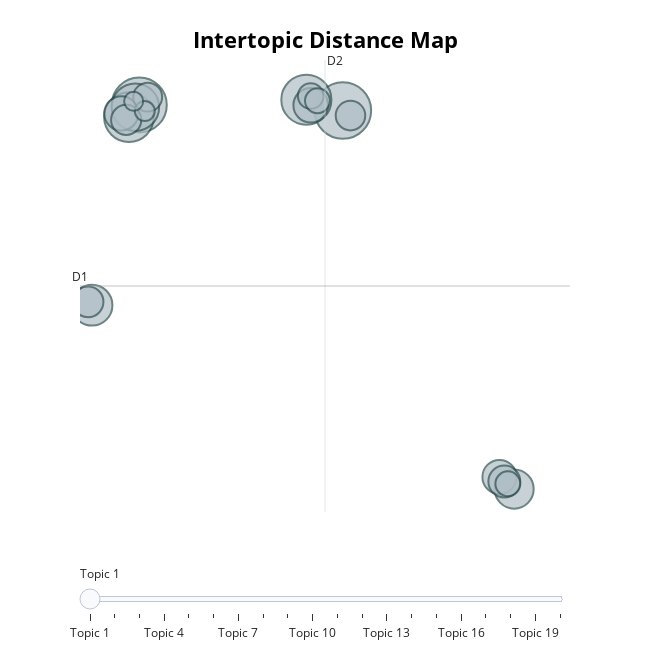
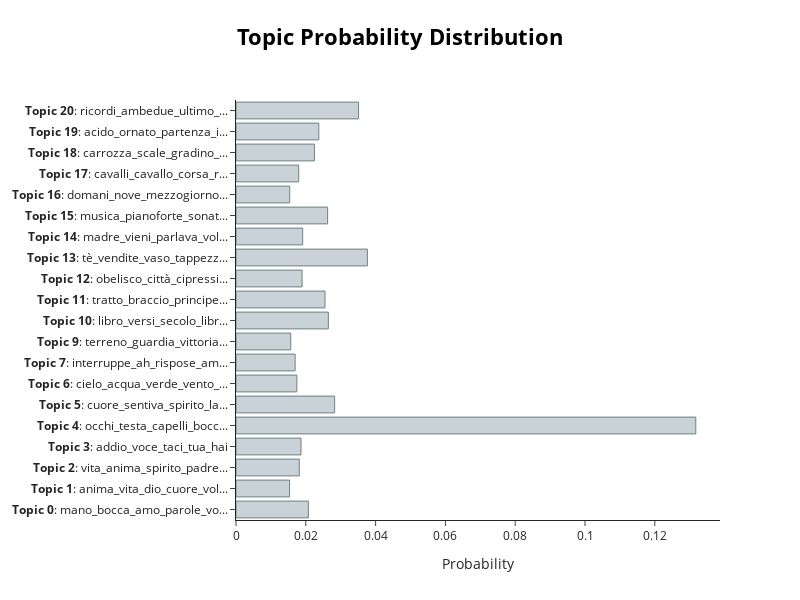
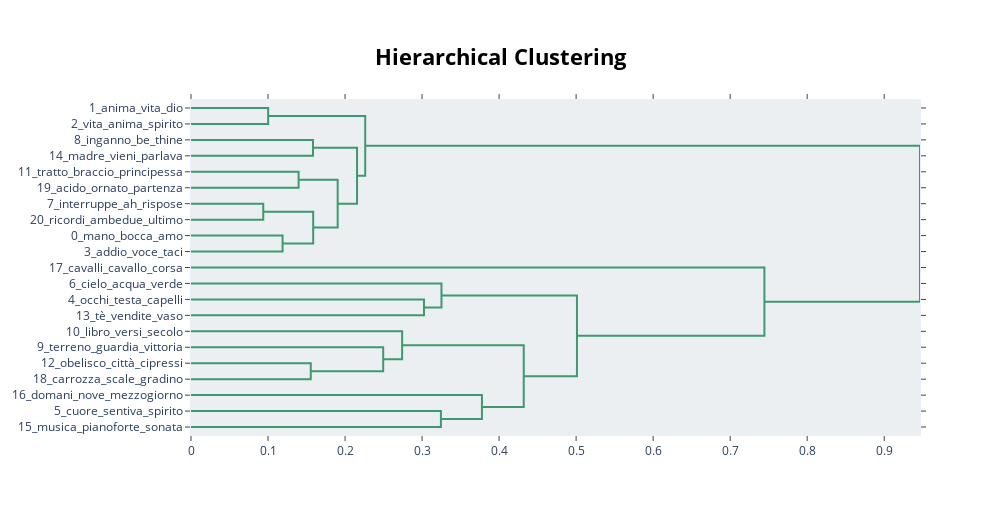
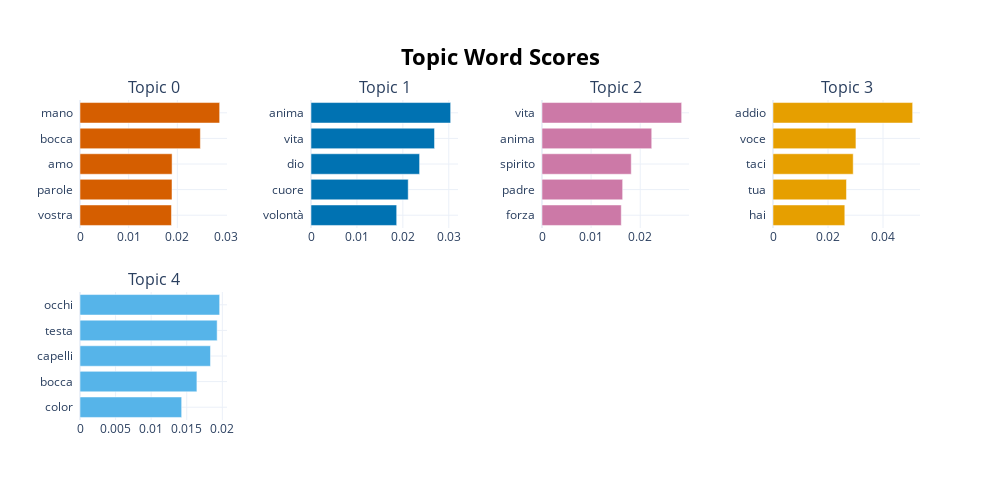

Notebook code for these charts, in order:
### Code cell
fig1 = topic_model.visualize_topics()
fig2 = topic_model.visualize_distribution(probs[200], min_probability=0.015)
fig3 = topic_model.visualize_hierarchy(top_n_topics=50)
fig4 = topic_model.visualize_barchart(top_n_topics=5)
fig5 = topic_model.visualize_heatmap(n_clusters=15, width=1000, height=1000)
fig6 = topic_model.visualize_term_rank()

fig1.show()
fig2.show()
fig3.show()
fig4.show()
fig5.show()
fig6.show()

### Figure 1 — Plotly figure (JSON) as saved in the notebook; plotly's stock layout.template omitted (floating-point values rounded to 4 significant figures)
{"data": [{"customdata": [[1, "anima | vita | dio | cuore | volontà", 88], [2, "vita | anima | spirito | padre | forza", 83], [3, "addio | voce | taci | tua | hai", 69], [4, "occhi | testa | capelli | bocca | color", 68], [5, "cuore | sentiva | spirito | lacrime | passione", 62], [6, "cielo | acqua | verde | vento | alberi", 46], [7, "interruppe | ah | rispose | amici | baronessa", 42], [8, "inganno | be | thine | settembre | potessi", 33], [9, "terreno | guardia | vittoria | barone | botta", 32], [10, "libro | versi | secolo | libri | corte", 32], [11, "tratto | braccio | principessa | occhi | ricordava", 28], [12, "obelisco | città | cipressi | luce | giù", 26], [13, "tè | vendite | vaso | tappezzerie | vendita", 25], [14, "madre | vieni | parlava | voleva | mamma", 24], [15, "musica | pianoforte | sonata | do | esprimeva", 23], [16, "domani | nove | mezzogiorno | signor | medico", 18], [17, "cavalli | cavallo | corsa | rasente | scalpitavano", 17], [18, "carrozza | scale | gradino | giardino | entrò", 17], [19, "acido | ornato | partenza | istinto | artefice", 11], [20, "ricordi | ambedue | ultimo | tempo | guardate", 10]], "hovertemplate": "<b>Topic %{customdata[0]}</b><br>Words: %{customdata[1]}<br>Size: %{customdata[2]}", "legendgroup": "", "marker": {"color": "#B0BEC5", "line": {"color": "DarkSlateGrey", "width": 2}, "size": [88, 83, 69, 68, 62, 46, 42, 33, 32, 32, 28, 26, 25, 24, 23, 18, 17, 17, 11, 10], "sizemode": "area", "sizeref": 0.055, "symbol": "circle"}, "mode": "markers", "name": "", "orientation": "v", "showlegend": false, "type": "scatter", "x": [10.05, -0.1263, 8.227, -0.6439, -0.3229, -2.493, 18.62, 8.445, 17.88, -1.023, 18.12, -2.688, -0.7821, 10.43, 0.2935, 8.443, 18.3, 8.781, 0.1485, -0.4087], "xaxis": "x", "y": [15.01, 15.38, 15.73, 14.57, 15.23, 2.073, -10.15, 15.36, -9.347, 14.82, -9.653, 2.29, 14.39, 14.67, 15.9, 15.97, -9.802, 15.66, 14.97, 15.63], "yaxis": "y"}], "layout": {"annotations": [{"showarrow": false, "text": "D1", "x": -3.091, "y": 3.345, "yshift": 10}, {"showarrow": false, "text": "D2", "x": 9.158, "xshift": 10, "y": 18.37}], "height": 650, "hoverlabel": {"bgcolor": "white", "font": {"family": "Rockwell", "size": 16}}, "legend": {"itemsizing": "constant", "tracegroupgap": 0}, "margin": {"t": 60}, "shapes": [{"line": {"color": "#CFD8DC", "width": 2}, "type": "line", "x0": 9.158, "x1": 9.158, "y0": -11.68, "y1": 18.37}, {"line": {"color": "#9E9E9E", "width": 2}, "type": "line", "x0": -3.091, "x1": 21.41, "y0": 3.345, "y1": 3.345}], "sliders": [{"active": 0, "pad": {"t": 50}, "steps": [{"args": [{"marker.color": [["red", "#B0BEC5", "#B0BEC5", "#B0BEC5", "#B0BEC5", "#B0BEC5", "#B0BEC5", "#B0BEC5", "#B0BEC5", "#B0BEC5", "#B0BEC5", "#B0BEC5", "#B0BEC5", "#B0BEC5", "#B0BEC5", "#B0BEC5", "#B0BEC5", "#B0BEC5", "#B0BEC5", "#B0BEC5"]]}], "label": "Topic 1", "method": "update"}, {"args": [{"marker.color": [["#B0BEC5", "red", "#B0BEC5", "#B0BEC5", "#B0BEC5", "#B0BEC5", "#B0BEC5", "#B0BEC5", "#B0BEC5", "#B0BEC5", "#B0BEC5", "#B0BEC5", "#B0BEC5", "#B0BEC5", "#B0BEC5", "#B0BEC5", "#B0BEC5", "#B0BEC5", "#B0BEC5", "#B0BEC5"]]}], "label": "Topic 2", "method": "update"}, {"args": [{"marker.color": [["#B0BEC5", "#B0BEC5", "red", "#B0BEC5", "#B0BEC5", "#B0BEC5", "#B0BEC5", "#B0BEC5", "#B0BEC5", "#B0BEC5", "#B0BEC5", "#B0BEC5", "#B0BEC5", "#B0BEC5", "#B0BEC5", "#B0BEC5", "#B0BEC5", "#B0BEC5", "#B0BEC5", "#B0BEC5"]]}], "label": "Topic 3", "method": "update"}, {"args": [{"marker.color": [["#B0BEC5", "#B0BEC5", "#B0BEC5", "red", "#B0BEC5", "#B0BEC5", "#B0BEC5", "#B0BEC5", "#B0BEC5", "#B0BEC5", "#B0BEC5", "#B0BEC5", "#B0BEC5", "#B0BEC5", "#B0BEC5", "#B0BEC5", "#B0BEC5", "#B0BEC5", "#B0BEC5", "#B0BEC5"]]}], "label": "Topic 4", "method": "update"}, {"args": [{"marker.color": [["#B0BEC5", "#B0BEC5", "#B0BEC5", "#B0BEC5", "red", "#B0BEC5", "#B0BEC5", "#B0BEC5", "#B0BEC5", "#B0BEC5", "#B0BEC5", "#B0BEC5", "#B0BEC5", "#B0BEC5", "#B0BEC5", "#B0BEC5", "#B0BEC5", "#B0BEC5", "#B0BEC5", "#B0BEC5"]]}], "label": "Topic 5", "method": "update"}, {"args": [{"marker.color": [["#B0BEC5", "#B0BEC5", "#B0BEC5", "#B0BEC5", "#B0BEC5", "red", "#B0BEC5", "#B0BEC5", "#B0BEC5", "#B0BEC5", "#B0BEC5", "#B0BEC5", "#B0BEC5", "#B0BEC5", "#B0BEC5", "#B0BEC5", "#B0BEC5", "#B0BEC5", "#B0BEC5", "#B0BEC5"]]}], "label": "Topic 6", "method": "update"}, {"args": [{"marker.color": [["#B0BEC5", "#B0BEC5", "#B0BEC5", "#B0BEC5", "#B0BEC5", "#B0BEC5", "red", "#B0BEC5", "#B0BEC5", "#B0BEC5", "#B0BEC5", "#B0BEC5", "#B0BEC5", "#B0BEC5", "#B0BEC5", "#B0BEC5", "#B0BEC5", "#B0BEC5", "#B0BEC5", "#B0BEC5"]]}], "label": "Topic 7", "method": "update"}, {"args": [{"marker.color": [["#B0BEC5", "#B0BEC5", "#B0BEC5", "#B0BEC5", "#B0BEC5", "#B0BEC5", "#B0BEC5", "red", "#B0BEC5", "#B0BEC5", "#B0BEC5", "#B0BEC5", "#B0BEC5", "#B0BEC5", "#B0BEC5", "#B0BEC5", "#B0BEC5", "#B0BEC5", "#B0BEC5", "#B0BEC5"]]}], "label": "Topic 8", "method": "update"}, {"args": [{"marker.color": [["#B0BEC5", "#B0BEC5", "#B0BEC5", "#B0BEC5", "#B0BEC5", "#B0BEC5", "#B0BEC5", "#B0BEC5", "red", "#B0BEC5", "#B0BEC5", "#B0BEC5", "#B0BEC5", "#B0BEC5", "#B0BEC5", "#B0BEC5", "#B0BEC5", "#B0BEC5", "#B0BEC5", "#B0BEC5"]]}], "label": "Topic 9", "method": "update"}, {"args": [{"marker.color": [["#B0BEC5", "#B0BEC5", "#B0BEC5", "#B0BEC5", "#B0BEC5", "#B0BEC5", "#B0BEC5", "#B0BEC5", "#B0BEC5", "red", "#B0BEC5", "#B0BEC5", "#B0BEC5", "#B0BEC5", "#B0BEC5", "#B0BEC5", "#B0BEC5", "#B0BEC5", "#B0BEC5", "#B0BEC5"]]}], "label": "Topic 10", "method": "update"}, {"args": [{"marker.color": [["#B0BEC5", "#B0BEC5", "#B0BEC5", "#B0BEC5", "#B0BEC5", "#B0BEC5", "#B0BEC5", "#B0BEC5", "#B0BEC5", "#B0BEC5", "red", "#B0BEC5", "#B0BEC5", "#B0BEC5", "#B0BEC5", "#B0BEC5", "#B0BEC5", "#B0BEC5", "#B0BEC5", "#B0BEC5"]]}], "label": "Topic 11", "method": "update"}, {"args": [{"marker.color": [["#B0BEC5", "#B0BEC5", "#B0BEC5", "#B0BEC5", "#B0BEC5", "#B0BEC5", "#B0BEC5", "#B0BEC5", "#B0BEC5", "#B0BEC5", "#B0BEC5", "red", "#B0BEC5", "#B0BEC5", "#B0BEC5", "#B0BEC5", "#B0BEC5", "#B0BEC5", "#B0BEC5", "#B0BEC5"]]}], "label": "Topic 12", "method": "update"}, {"args": [{"marker.color": [["#B0BEC5", "#B0BEC5", "#B0BEC5", "#B0BEC5", "#B0BEC5", "#B0BEC5", "#B0BEC5", "#B0BEC5", "#B0BEC5", "#B0BEC5", "#B0BEC5", "#B0BEC5", "red", "#B0BEC5", "#B0BEC5", "#B0BEC5", "#B0BEC5", "#B0BEC5", "#B0BEC5", "#B0BEC5"]]}], "label": "Topic 13", "method": "update"}, {"args": [{"marker.color": [["#B0BEC5", "#B0BEC5", "#B0BEC5", "#B0BEC5", "#B0BEC5", "#B0BEC5", "#B0BEC5", "#B0BEC5", "#B0BEC5", "#B0BEC5", "#B0BEC5", "#B0BEC5", "#B0BEC5", "red", "#B0BEC5", "#B0BEC5", "#B0BEC5", "#B0BEC5", "#B0BEC5", "#B0BEC5"]]}], "label": "Topic 14", "method": "update"}, {"args": [{"marker.color": [["#B0BEC5", "#B0BEC5", "#B0BEC5", "#B0BEC5", "#B0BEC5", "#B0BEC5", "#B0BEC5", "#B0BEC5", "#B0BEC5", "#B0BEC5", "#B0BEC5", "#B0BEC5", "#B0BEC5", "#B0BEC5", "red", "#B0BEC5", "#B0BEC5", "#B0BEC5", "#B0BEC5", "#B0BEC5"]]}], "label": "Topic 15", "method": "update"}, {"args": [{"marker.color": [["#B0BEC5", "#B0BEC5", "#B0BEC5", "#B0BEC5", "#B0BEC5", "#B0BEC5", "#B0BEC5", "#B0BEC5", "#B0BEC5", "#B0BEC5", "#B0BEC5", "#B0BEC5", "#B0BEC5", "#B0BEC5", "#B0BEC5", "red", "#B0BEC5", "#B0BEC5", "#B0BEC5", "#B0BEC5"]]}], "label": "Topic 16", "method": "update"}, {"args": [{"marker.color": [["#B0BEC5", "#B0BEC5", "#B0BEC5", "#B0BEC5", "#B0BEC5", "#B0BEC5", "#B0BEC5", "#B0BEC5", "#B0BEC5", "#B0BEC5", "#B0BEC5", "#B0BEC5", "#B0BEC5", "#B0BEC5", "#B0BEC5", "#B0BEC5", "red", "#B0BEC5", "#B0BEC5", "#B0BEC5"]]}], "label": "Topic 17", "method": "update"}, {"args": [{"marker.color": [["#B0BEC5", "#B0BEC5", "#B0BEC5", "#B0BEC5", "#B0BEC5", "#B0BEC5", "#B0BEC5", "#B0BEC5", "#B0BEC5", "#B0BEC5", "#B0BEC5", "#B0BEC5", "#B0BEC5", "#B0BEC5", "#B0BEC5", "#B0BEC5", "#B0BEC5", "red", "#B0BEC5", "#B0BEC5"]]}], "label": "Topic 18", "method": "update"}, {"args": [{"marker.color": [["#B0BEC5", "#B0BEC5", "#B0BEC5", "#B0BEC5", "#B0BEC5", "#B0BEC5", "#B0BEC5", "#B0BEC5", "#B0BEC5", "#B0BEC5", "#B0BEC5", "#B0BEC5", "#B0BEC5", "#B0BEC5", "#B0BEC5", "#B0BEC5", "#B0BEC5", "#B0BEC5", "red", "#B0BEC5"]]}], "label": "Topic 19", "method": "update"}, {"args": [{"marker.color": [["#B0BEC5", "#B0BEC5", "#B0BEC5", "#B0BEC5", "#B0BEC5", "#B0BEC5", "#B0BEC5", "#B0BEC5", "#B0BEC5", "#B0BEC5", "#B0BEC5", "#B0BEC5", "#B0BEC5", "#B0BEC5", "#B0BEC5", "#B0BEC5", "#B0BEC5", "#B0BEC5", "#B0BEC5", "red"]]}], "label": "Topic 20", "method": "update"}]}], "title": {"font": {"color": "Black", "size": 22}, "text": "<b>Intertopic Distance Map", "x": 0.5, "xanchor": "center", "y": 0.95, "yanchor": "top"}, "width": 650, "xaxis": {"anchor": "y", "domain": [0, 1], "range": [-3.091, 21.41], "title": {"text": ""}, "visible": false}, "yaxis": {"anchor": "x", "domain": [0, 1], "range": [-11.68, 18.37], "title": {"text": ""}, "visible": false}}}

### Figure 2 — Plotly figure (JSON) as saved in the notebook; plotly's stock layout.template omitted (floating-point values rounded to 4 significant figures)
{"data": [{"marker": {"color": "#C8D2D7", "line": {"color": "#6E8484", "width": 1}}, "orientation": "h", "type": "bar", "x": [0.02073, 0.01535, 0.01813, 0.01862, 0.1317, 0.02825, 0.01745, 0.01695, 0.01569, 0.02646, 0.0255, 0.01894, 0.03765, 0.0191, 0.02625, 0.01539, 0.01797, 0.02248, 0.02372, 0.03511], "y": ["<b>Topic 0</b>: mano_bocca_amo_parole_vo...", "<b>Topic 1</b>: anima_vita_dio_cuore_vol...", "<b>Topic 2</b>: vita_anima_spirito_padre...", "<b>Topic 3</b>: addio_voce_taci_tua_hai", "<b>Topic 4</b>: occhi_testa_capelli_bocc...", "<b>Topic 5</b>: cuore_sentiva_spirito_la...", "<b>Topic 6</b>: cielo_acqua_verde_vento_...", "<b>Topic 7</b>: interruppe_ah_rispose_am...", "<b>Topic 9</b>: terreno_guardia_vittoria...", "<b>Topic 10</b>: libro_versi_secolo_libr...", "<b>Topic 11</b>: tratto_braccio_principe...", "<b>Topic 12</b>: obelisco_città_cipressi...", "<b>Topic 13</b>: tè_vendite_vaso_tappezz...", "<b>Topic 14</b>: madre_vieni_parlava_vol...", "<b>Topic 15</b>: musica_pianoforte_sonat...", "<b>Topic 16</b>: domani_nove_mezzogiorno...", "<b>Topic 17</b>: cavalli_cavallo_corsa_r...", "<b>Topic 18</b>: carrozza_scale_gradino_...", "<b>Topic 19</b>: acido_ornato_partenza_i...", "<b>Topic 20</b>: ricordi_ambedue_ultimo_..."]}], "layout": {"height": 600, "hoverlabel": {"bgcolor": "white", "font": {"family": "Rockwell", "size": 16}}, "title": {"font": {"color": "Black", "size": 22}, "text": "<b>Topic Probability Distribution", "x": 0.5, "xanchor": "center", "y": 0.95, "yanchor": "top"}, "width": 800, "xaxis": {"title": {"text": "Probability"}}}}

### Figure 3 — Plotly figure (JSON) as saved in the notebook; plotly's stock layout.template omitted (floating-point values rounded to 4 significant figures)
{"data": [{"hoverinfo": "text", "marker": {"color": "rgb(61,153,112)"}, "mode": "lines", "type": "scatter", "x": [0, 0.1002, 0.1002, 0], "xaxis": "x", "y": [-5, -5, -15, -15], "yaxis": "y"}, {"hoverinfo": "text", "marker": {"color": "rgb(61,153,112)"}, "mode": "lines", "type": "scatter", "x": [0, 0.1584, 0.1584, 0], "xaxis": "x", "y": [-25, -25, -35, -35], "yaxis": "y"}, {"hoverinfo": "text", "marker": {"color": "rgb(61,153,112)"}, "mode": "lines", "type": "scatter", "x": [0, 0.1397, 0.1397, 0], "xaxis": "x", "y": [-45, -45, -55, -55], "yaxis": "y"}, {"hoverinfo": "text", "marker": {"color": "rgb(61,153,112)"}, "mode": "lines", "type": "scatter", "x": [0, 0.09381, 0.09381, 0], "xaxis": "x", "y": [-65, -65, -75, -75], "yaxis": "y"}, {"hoverinfo": "text", "marker": {"color": "rgb(61,153,112)"}, "mode": "lines", "type": "scatter", "x": [0, 0.1189, 0.1189, 0], "xaxis": "x", "y": [-85, -85, -95, -95], "yaxis": "y"}, {"hoverinfo": "text", "marker": {"color": "rgb(61,153,112)"}, "mode": "lines", "type": "scatter", "x": [0.09381, 0.1586, 0.1586, 0.1189], "xaxis": "x", "y": [-70, -70, -90, -90], "yaxis": "y"}, {"hoverinfo": "text", "marker": {"color": "rgb(61,153,112)"}, "mode": "lines", "type": "scatter", "x": [0.1397, 0.1904, 0.1904, 0.1586], "xaxis": "x", "y": [-50, -50, -80, -80], "yaxis": "y"}, {"hoverinfo": "text", "marker": {"color": "rgb(61,153,112)"}, "mode": "lines", "type": "scatter", "x": [0.1584, 0.2156, 0.2156, 0.1904], "xaxis": "x", "y": [-30, -30, -65, -65], "yaxis": "y"}, {"hoverinfo": "text", "marker": {"color": "rgb(61,153,112)"}, "mode": "lines", "type": "scatter", "x": [0.1002, 0.2262, 0.2262, 0.2156], "xaxis": "x", "y": [-10, -10, -47.5, -47.5], "yaxis": "y"}, {"hoverinfo": "text", "marker": {"color": "rgb(61,153,112)"}, "mode": "lines", "type": "scatter", "x": [0, 0.3025, 0.3025, 0], "xaxis": "x", "y": [-125, -125, -135, -135], "yaxis": "y"}, {"hoverinfo": "text", "marker": {"color": "rgb(61,153,112)"}, "mode": "lines", "type": "scatter", "x": [0, 0.3252, 0.3252, 0.3025], "xaxis": "x", "y": [-115, -115, -130, -130], "yaxis": "y"}, {"hoverinfo": "text", "marker": {"color": "rgb(61,153,112)"}, "mode": "lines", "type": "scatter", "x": [0, 0.1555, 0.1555, 0], "xaxis": "x", "y": [-165, -165, -175, -175], "yaxis": "y"}, {"hoverinfo": "text", "marker": {"color": "rgb(61,153,112)"}, "mode": "lines", "type": "scatter", "x": [0, 0.2495, 0.2495, 0.1555], "xaxis": "x", "y": [-155, -155, -170, -170], "yaxis": "y"}, {"hoverinfo": "text", "marker": {"color": "rgb(61,153,112)"}, "mode": "lines", "type": "scatter", "x": [0, 0.2741, 0.2741, 0.2495], "xaxis": "x", "y": [-145, -145, -162.5, -162.5], "yaxis": "y"}, {"hoverinfo": "text", "marker": {"color": "rgb(61,153,112)"}, "mode": "lines", "type": "scatter", "x": [0, 0.3245, 0.3245, 0], "xaxis": "x", "y": [-195, -195, -205, -205], "yaxis": "y"}, {"hoverinfo": "text", "marker": {"color": "rgb(61,153,112)"}, "mode": "lines", "type": "scatter", "x": [0, 0.3777, 0.3777, 0.3245], "xaxis": "x", "y": [-185, -185, -200, -200], "yaxis": "y"}, {"hoverinfo": "text", "marker": {"color": "rgb(61,153,112)"}, "mode": "lines", "type": "scatter", "x": [0.2741, 0.432, 0.432, 0.3777], "xaxis": "x", "y": [-153.8, -153.8, -192.5, -192.5], "yaxis": "y"}, {"hoverinfo": "text", "marker": {"color": "rgb(61,153,112)"}, "mode": "lines", "type": "scatter", "x": [0.3252, 0.5011, 0.5011, 0.432], "xaxis": "x", "y": [-122.5, -122.5, -173.1, -173.1], "yaxis": "y"}, {"hoverinfo": "text", "marker": {"color": "rgb(61,153,112)"}, "mode": "lines", "type": "scatter", "x": [0, 0.7445, 0.7445, 0.5011], "xaxis": "x", "y": [-105, -105, -147.8, -147.8], "yaxis": "y"}, {"hoverinfo": "text", "marker": {"color": "rgb(61,153,112)"}, "mode": "lines", "type": "scatter", "x": [0.2262, 0.9465, 0.9465, 0.7445], "xaxis": "x", "y": [-28.75, -28.75, -126.4, -126.4], "yaxis": "y"}], "layout": {"autosize": false, "height": 515, "hoverlabel": {"bgcolor": "white", "font": {"family": "Rockwell", "size": 16}}, "hovermode": "closest", "plot_bgcolor": "#ECEFF1", "showlegend": false, "title": {"font": {"color": "Black", "size": 22}, "text": "<b>Hierarchical Clustering", "x": 0.5, "xanchor": "center", "yanchor": "top"}, "width": 1000, "xaxis": {"mirror": "allticks", "rangemode": "tozero", "showgrid": false, "showline": true, "showticklabels": true, "ticks": "outside", "type": "linear", "zeroline": false}, "yaxis": {"mirror": "allticks", "range": [-210, 0], "rangemode": "tozero", "showgrid": false, "showline": true, "showticklabels": true, "tickmode": "array", "ticks": "outside", "ticktext": ["1_anima_vita_dio", "2_vita_anima_spirito", "8_inganno_be_thine", "14_madre_vieni_parlava", "11_tratto_braccio_principessa", "19_acido_ornato_partenza", "7_interruppe_ah_rispose", "20_ricordi_ambedue_ultimo", "0_mano_bocca_amo", "3_addio_voce_taci", "17_cavalli_cavallo_corsa", "6_cielo_acqua_verde", "4_occhi_testa_capelli", "13_tè_vendite_vaso", "10_libro_versi_secolo", "9_terreno_guardia_vittoria", "12_obelisco_città_cipressi", "18_carrozza_scale_gradino", "16_domani_nove_mezzogiorno", "5_cuore_sentiva_spirito", "15_musica_pianoforte_sonata"], "tickvals": [-5, -15, -25, -35, -45, -55, -65, -75, -85, -95, -105, -115, -125, -135, -145, -155, -165, -175, -185, -195, -205], "type": "linear", "zeroline": false}}}

### Figure 4 — Plotly figure (JSON) as saved in the notebook; plotly's stock layout.template omitted (floating-point values rounded to 4 significant figures)
{"data": [{"marker": {"color": "#D55E00"}, "orientation": "h", "type": "bar", "x": [0.01879, 0.0189, 0.01892, 0.02473, 0.0287], "xaxis": "x", "y": ["vostra  ", "parole  ", "amo  ", "bocca  ", "mano  "], "yaxis": "y"}, {"marker": {"color": "#0072B2"}, "orientation": "h", "type": "bar", "x": [0.01866, 0.02117, 0.02364, 0.02689, 0.03041], "xaxis": "x2", "y": ["volontà  ", "cuore  ", "dio  ", "vita  ", "anima  "], "yaxis": "y2"}, {"marker": {"color": "#CC79A7"}, "orientation": "h", "type": "bar", "x": [0.01614, 0.01642, 0.01817, 0.02234, 0.02844], "xaxis": "x3", "y": ["forza  ", "padre  ", "spirito  ", "anima  ", "vita  "], "yaxis": "y3"}, {"marker": {"color": "#E69F00"}, "orientation": "h", "type": "bar", "x": [0.02611, 0.02672, 0.02917, 0.03015, 0.05078], "xaxis": "x4", "y": ["hai  ", "tua  ", "taci  ", "voce  ", "addio  "], "yaxis": "y4"}, {"marker": {"color": "#56B4E9"}, "orientation": "h", "type": "bar", "x": [0.01429, 0.01643, 0.01834, 0.01927, 0.01962], "xaxis": "x5", "y": ["color  ", "bocca  ", "capelli  ", "testa  ", "occhi  "], "yaxis": "y5"}], "layout": {"annotations": [{"font": {"size": 16}, "showarrow": false, "text": "Topic 0", "x": 0.0875, "xanchor": "center", "xref": "paper", "y": 1, "yanchor": "bottom", "yref": "paper"}, {"font": {"size": 16}, "showarrow": false, "text": "Topic 1", "x": 0.3625, "xanchor": "center", "xref": "paper", "y": 1, "yanchor": "bottom", "yref": "paper"}, {"font": {"size": 16}, "showarrow": false, "text": "Topic 2", "x": 0.6375, "xanchor": "center", "xref": "paper", "y": 1, "yanchor": "bottom", "yref": "paper"}, {"font": {"size": 16}, "showarrow": false, "text": "Topic 3", "x": 0.9125, "xanchor": "center", "xref": "paper", "y": 1, "yanchor": "bottom", "yref": "paper"}, {"font": {"size": 16}, "showarrow": false, "text": "Topic 4", "x": 0.0875, "xanchor": "center", "xref": "paper", "y": 0.4, "yanchor": "bottom", "yref": "paper"}], "height": 500, "hoverlabel": {"bgcolor": "white", "font": {"family": "Rockwell", "size": 16}}, "showlegend": false, "title": {"font": {"color": "Black", "size": 22}, "text": "<b>Topic Word Scores", "x": 0.5, "xanchor": "center", "yanchor": "top"}, "width": 1000, "xaxis": {"anchor": "y", "domain": [0, 0.175], "showgrid": true}, "xaxis2": {"anchor": "y2", "domain": [0.275, 0.45], "showgrid": true}, "xaxis3": {"anchor": "y3", "domain": [0.55, 0.725], "showgrid": true}, "xaxis4": {"anchor": "y4", "domain": [0.825, 1], "showgrid": true}, "xaxis5": {"anchor": "y5", "domain": [0, 0.175], "showgrid": true}, "xaxis6": {"anchor": "y6", "domain": [0.275, 0.45], "showgrid": true}, "xaxis7": {"anchor": "y7", "domain": [0.55, 0.725], "showgrid": true}, "xaxis8": {"anchor": "y8", "domain": [0.825, 1], "showgrid": true}, "yaxis": {"anchor": "x", "domain": [0.6, 1], "showgrid": true}, "yaxis2": {"anchor": "x2", "domain": [0.6, 1], "showgrid": true}, "yaxis3": {"anchor": "x3", "domain": [0.6, 1], "showgrid": true}, "yaxis4": {"anchor": "x4", "domain": [0.6, 1], "showgrid": true}, "yaxis5": {"anchor": "x5", "domain": [0, 0.4], "showgrid": true}, "yaxis6": {"anchor": "x6", "domain": [0, 0.4], "showgrid": true}, "yaxis7": {"anchor": "x7", "domain": [0, 0.4], "showgrid": true}, "yaxis8": {"anchor": "x8", "domain": [0, 0.4], "showgrid": true}}}
